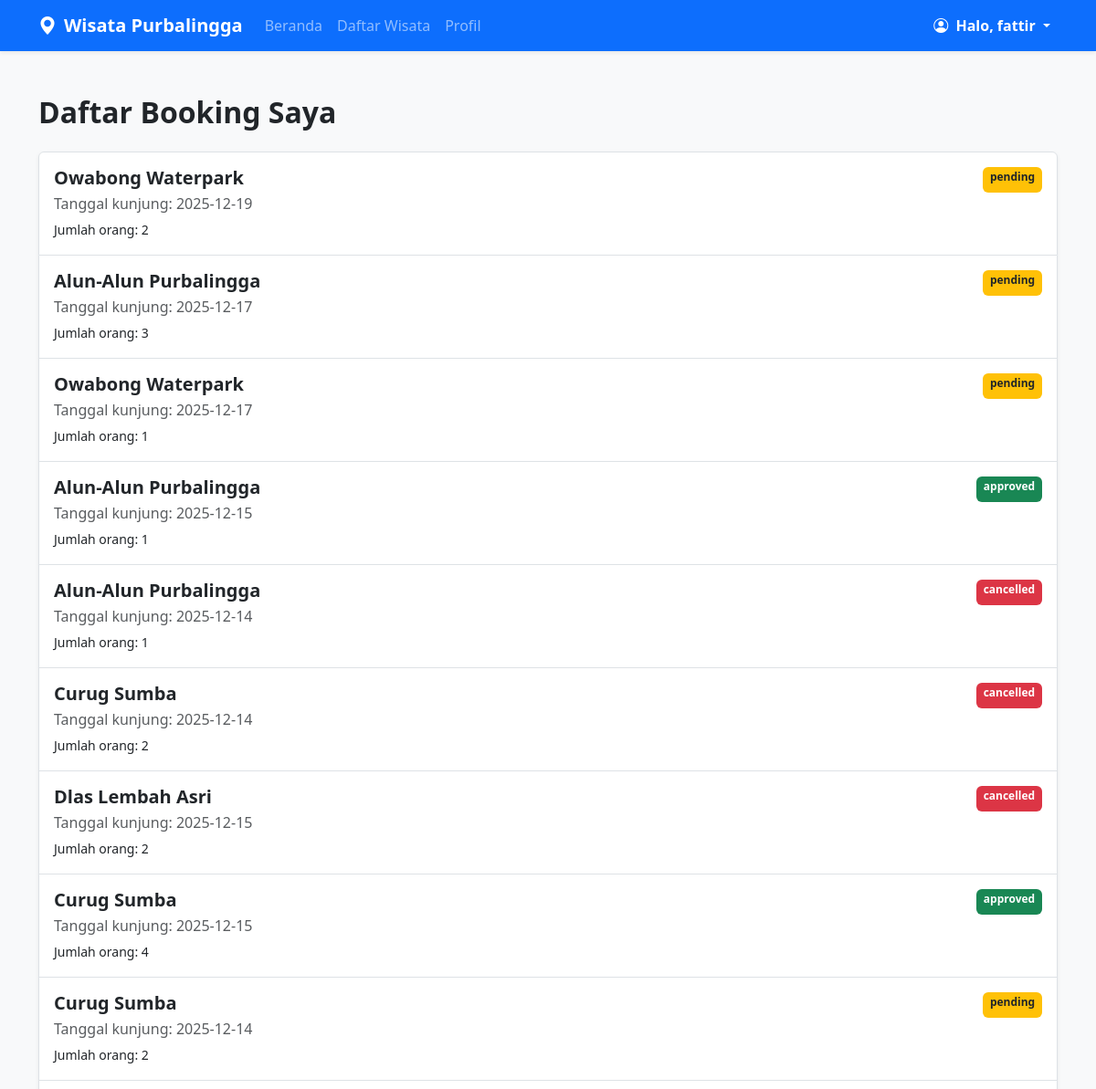
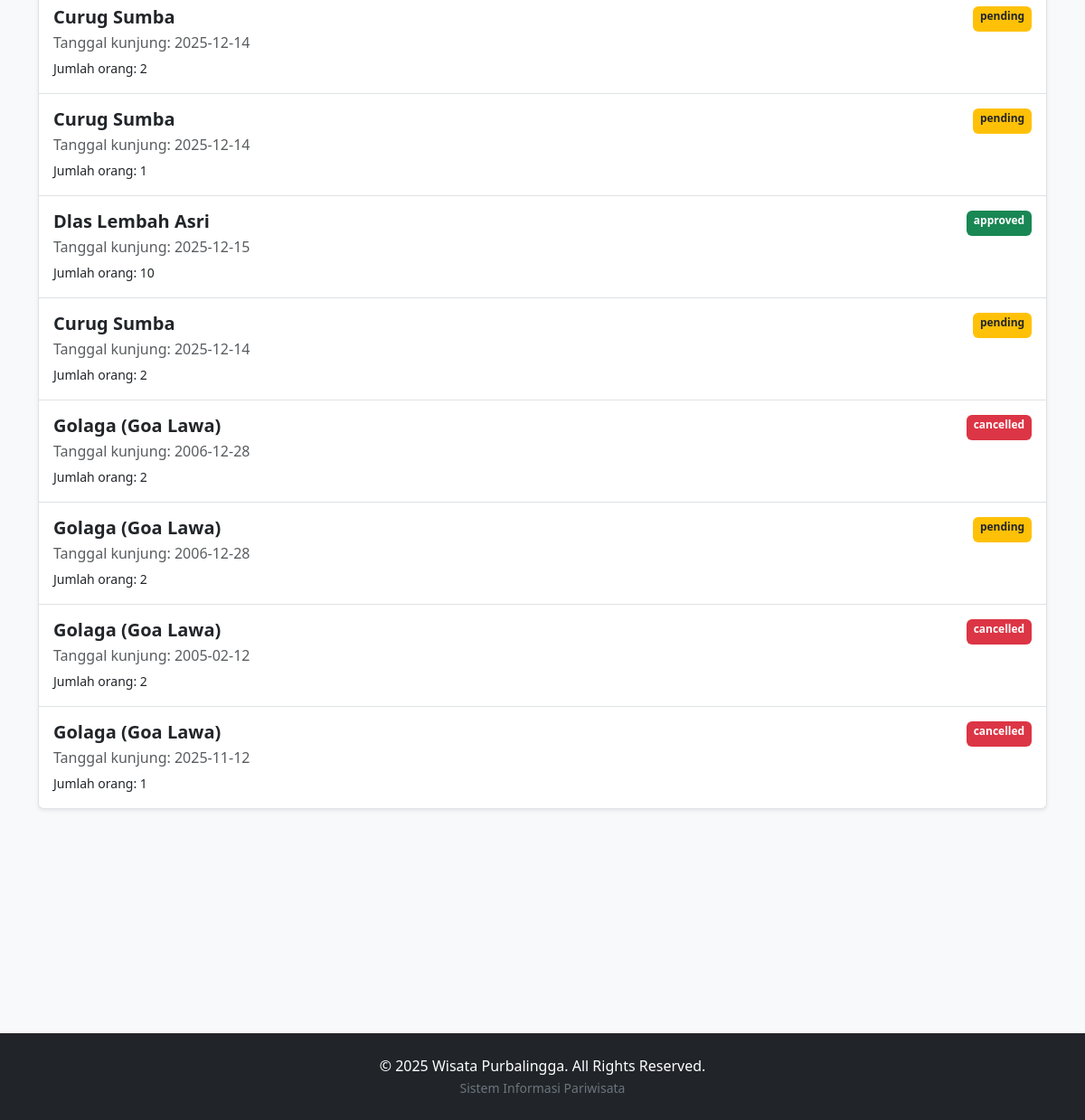
The app's page /booking_list.php (signed in) with its own data (2 pictures, top to bottom).
### tables this page shows
CREATE TABLE `booking_wisata` (
  `id_booking` int NOT NULL,
  `id_user` int DEFAULT NULL,
  `id_wisata` int NOT NULL,
  `nama` varchar(100) NOT NULL,
  `no_hp` varchar(20) NOT NULL,
  `tanggal_kunjung` date NOT NULL,
  `jumlah_orang` int NOT NULL,
  `total_harga` int DEFAULT NULL,
  `catatan` text,
  `status` enum('pending','approved','cancelled') DEFAULT 'pending',
  `created_at` timestamp NULL DEFAULT CURRENT_TIMESTAMP,
  `bukti_bayar` varchar(255) DEFAULT NULL
);

CREATE TABLE `wisata` (
  `id_wisata` int NOT NULL,
  `nama` varchar(150) NOT NULL,
  `deskripsi` text,
  `alamat` text,
  `kecamatan` varchar(100) DEFAULT NULL,
  `kategori` varchar(50) DEFAULT NULL,
  `harga_tiket` int DEFAULT '0',
  `fasilitas` text,
  `link_maps` text,
  `views` int DEFAULT '0',
  `foto` varchar(255) DEFAULT NULL,
  `wa_number` varchar(20) DEFAULT NULL,
  `created_at` datetime DEFAULT CURRENT_TIMESTAMP,
  `latitude` decimal(10,6) NOT NULL,
  `longitude` decimal(10,6) NOT NULL
);

### public/booking_list.php (the view, shortened to what this page needs)
<?php
require_once '../template/header.php';
$user_id = $_SESSION['user_id'];
$query = "SELECT b.*, w.nama AS nama_wisata
          FROM booking_wisata b
          JOIN wisata w ON b.id_wisata = w.id_wisata
          WHERE b.id_user = '$user_id'
          ORDER BY b.created_at DESC";
$result = mysqli_query($conn, $query);
?>
<div class="container mt-5 mb-5">
    <h2 class="fw-bold mb-4">Daftar Booking Saya</h2>
    <?php if (mysqli_num_rows($result) == 0): ?>
        <div class="alert alert-info">Kamu belum pernah melakukan booking.</div>
        <div style="height: 200px;"></div>
    <?php else: ?>
        <div class="list-group shadow-sm">
            <?php while ($row = mysqli_fetch_assoc($result)): ?>
                <a href="booking_detail.php?id_booking=<?= $row['id_booking'] ?>"
                   class="list-group-item list-group-item-action py-3">
                    <div class="d-flex w-100 justify-content-between">
                        <h5 class="mb-1 fw-semibold">
                            <?= htmlspecialchars($row['nama_wisata']) ?>
                        </h5>
                        <span class="badge
                            <?= $row['status'] == 'pending' ? 'bg-warning text-dark' : '' ?>
                            <?= $row['status'] == 'approved' ? 'bg-success' : '' ?>
                            <?= $row['status'] == 'cancelled' ? 'bg-danger' : '' ?>
                        ">
                            <?= $row['status'] ?>
                        </span>
                    </div>
                    <p class="mb-1 text-muted">
                        Tanggal kunjung: <?= $row['tanggal_kunjung'] ?>
                    </p>
                    <small>Jumlah orang: <?= $row['jumlah_orang'] ?></small>
                </a>
            <?php endwhile; ?>
        </div>
        <div style="height: 200px;"></div>
    <?php endif; ?>
</div>
<?php require_once '../template/footer.php'; ?>

### template/header.php (shortened to what this page needs)
<?php
$beranda_link = '../public/index.php';
?>
<!DOCTYPE html>
<html lang="id">
<head>
    <link href="https://cdn.jsdelivr.net/npm/bootstrap@5.3.0/dist/css/bootstrap.min.css" rel="stylesheet">
    <link rel="stylesheet" href="https://cdn.jsdelivr.net/npm/bootstrap-icons@1.11.1/font/bootstrap-icons.css">
    <link rel="stylesheet" href="../assets/css/style.css">
</head>
<body>
<nav class="navbar navbar-expand-lg navbar-dark bg-primary sticky-top shadow-sm">
  <div class="container">
    <a class="navbar-brand fw-bold" href="<?= $beranda_link ?>">
        <i class="bi bi-geo-alt-fill me-2"></i>Wisata Purbalingga
    </a>
    <div class="collapse navbar-collapse" id="navbarNav">
      <ul class="navbar-nav me-auto">
        <li class="nav-item">
            <a class="nav-link" href="<?= $beranda_link ?>">Beranda</a>
        </li>
        <li class="nav-item">
            <a class="nav-link" href="../public/wisata.php">Daftar Wisata</a>
        </li>
        <li class="nav-item">
            <a class="nav-link" href="../public/about.php">Profil</a>
        </li>
      </ul>
      <ul class="navbar-nav align-items-lg-center">
        <?php if (isset($_SESSION['user_role'])): ?>
          <li class="nav-item dropdown">
              <a class="nav-link dropdown-toggle text-white fw-semibold" href="#" role="button" data-bs-toggle="dropdown">
                  <i class="bi bi-person-circle me-1"></i> Halo, <?= htmlspecialchars($_SESSION['user_nama']) ?>
              </a>
          </li>
        <?php endif; ?>
      </ul>
    </div>
  </div>
</nav>
<main>

### template/footer.php (shortened to what this page needs)
</main>
<footer class="bg-dark text-white text-center py-4 mt-auto">
    <div class="container">
        <p class="mb-0">&copy; <?= date('Y') ?> Wisata Purbalingga. All Rights Reserved.</p>
        <small class="text-secondary">Sistem Informasi Pariwisata</small>
    </div>
</footer>
</body>
</html>

### assets/style.css (style rules this page uses)
body { background-color: #f8f9fa; min-height: 100vh; display: flex; flex-direction: column; }
main { flex: 1; min-height: calc(100vh - 80px - 80px); }
footer { flex-shrink: 0; width: 100%; }

### records on screen
booking_wisata: id_wisata.nama "Owabong Waterpark", status "pending", tanggal_kunjung "2025-12-19", jumlah_orang "2"
booking_wisata: id_wisata.nama "Alun-Alun Purbalingga", status "pending", tanggal_kunjung "2025-12-17", jumlah_orang "3"
booking_wisata: id_wisata.nama "Owabong Waterpark", status "pending", tanggal_kunjung "2025-12-17", jumlah_orang "1"
booking_wisata: id_wisata.nama "Alun-Alun Purbalingga", status "approved", tanggal_kunjung "2025-12-15", jumlah_orang "1"
booking_wisata: id_wisata.nama "Alun-Alun Purbalingga", status "cancelled", tanggal_kunjung "2025-12-14", jumlah_orang "1"
booking_wisata: id_wisata.nama "Curug Sumba", status "cancelled", tanggal_kunjung "2025-12-14", jumlah_orang "2"
booking_wisata: id_wisata.nama "Dlas Lembah Asri", status "cancelled", tanggal_kunjung "2025-12-15", jumlah_orang "2"
booking_wisata: id_wisata.nama "Curug Sumba", status "approved", tanggal_kunjung "2025-12-15", jumlah_orang "4"
booking_wisata: id_wisata.nama "Curug Sumba", status "pending", tanggal_kunjung "2025-12-14", jumlah_orang "2"
booking_wisata: id_wisata.nama "Curug Sumba", status "pending", tanggal_kunjung "2025-12-14", jumlah_orang "2"
booking_wisata: id_wisata.nama "Curug Sumba", status "pending", tanggal_kunjung "2025-12-14", jumlah_orang "1"
booking_wisata: id_wisata.nama "Dlas Lembah Asri", status "approved", tanggal_kunjung "2025-12-15", jumlah_orang "10"
booking_wisata: id_wisata.nama "Curug Sumba", status "pending", tanggal_kunjung "2025-12-14", jumlah_orang "2"
booking_wisata: id_wisata.nama "Golaga (Goa Lawa)", status "cancelled", tanggal_kunjung "2006-12-28", jumlah_orang "2"
booking_wisata: id_wisata.nama "Golaga (Goa Lawa)", status "pending", tanggal_kunjung "2006-12-28", jumlah_orang "2"
booking_wisata: id_wisata.nama "Golaga (Goa Lawa)", status "cancelled", tanggal_kunjung "2005-02-12", jumlah_orang "2"
booking_wisata: id_wisata.nama "Golaga (Goa Lawa)", status "cancelled", tanggal_kunjung "2025-11-12", jumlah_orang "1"

### other values on screen
$_SESSION['user_nama'] "fattir"
